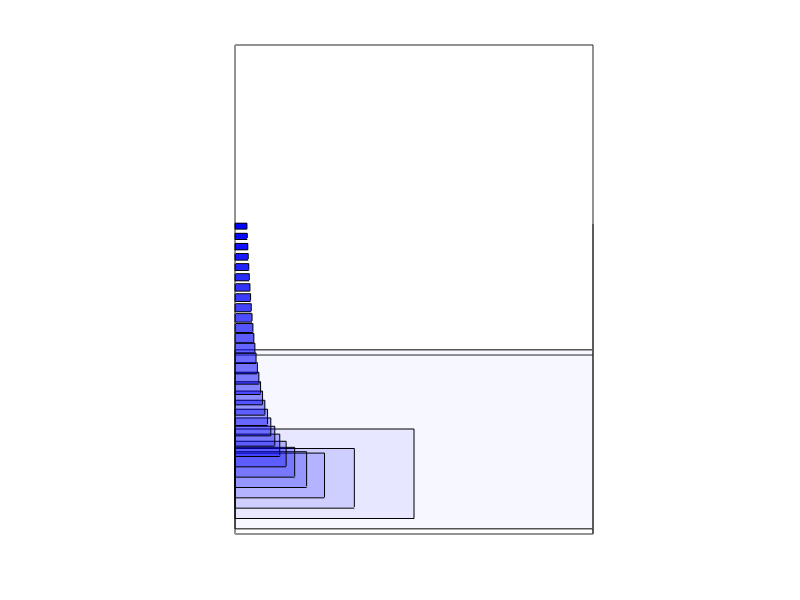

The MATLAB source for this figure:
clear all

figure(1)
clf
hold on
box on
grid on
view(3)

for a = 1:30
    pt = patch([0 1 1 0]/a,[0 0 1 1]/a,a*[1 1 1 1], 'b');
    set(pt, 'facealpha',a/30)
end

axis vis3d
set(gca, 'xtick',[],'ytick',[],'ztick',[])
for t = 1:360
    view([t,30])
    pause(0.01)
end